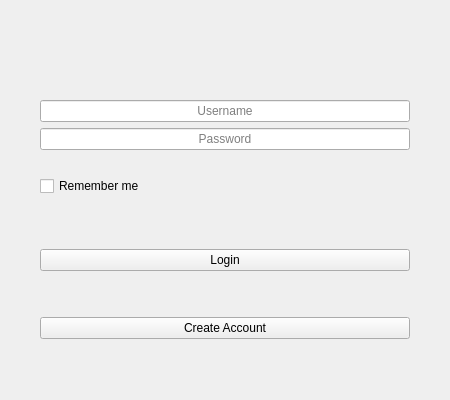
<?xml version="1.0" encoding="UTF-8"?>
<ui version="4.0">
 <class>LoginWidget</class>
 <widget class="QWidget" name="LoginWidget">
  <property name="geometry">
   <rect>
    <x>0</x>
    <y>0</y>
    <width>450</width>
    <height>400</height>
   </rect>
  </property>
  <property name="minimumSize">
   <size>
    <width>0</width>
    <height>0</height>
   </size>
  </property>
  <property name="windowTitle">
   <string>Form</string>
  </property>
  <property name="styleSheet">
   <string notr="true"/>
  </property>
  <layout class="QGridLayout" name="gridLayout_2">
   <property name="leftMargin">
    <number>0</number>
   </property>
   <property name="topMargin">
    <number>0</number>
   </property>
   <property name="rightMargin">
    <number>0</number>
   </property>
   <property name="bottomMargin">
    <number>0</number>
   </property>
   <item row="3" column="0">
    <layout class="QGridLayout" name="gridLayout_3">
     <item row="0" column="2">
      <spacer name="horizontalSpacer_4">
       <property name="orientation">
        <enum>Qt::Horizontal</enum>
       </property>
       <property name="sizeType">
        <enum>QSizePolicy::Ignored</enum>
       </property>
       <property name="sizeHint" stdset="0">
        <size>
         <width>40</width>
         <height>20</height>
        </size>
       </property>
      </spacer>
     </item>
     <item row="0" column="1">
      <widget class="QPushButton" name="m_login_btn">
       <property name="sizePolicy">
        <sizepolicy hsizetype="Expanding" vsizetype="Fixed">
         <horstretch>0</horstretch>
         <verstretch>0</verstretch>
        </sizepolicy>
       </property>
       <property name="text">
        <string>Login</string>
       </property>
      </widget>
     </item>
     <item row="0" column="0">
      <spacer name="horizontalSpacer_3">
       <property name="orientation">
        <enum>Qt::Horizontal</enum>
       </property>
       <property name="sizeType">
        <enum>QSizePolicy::Ignored</enum>
       </property>
       <property name="sizeHint" stdset="0">
        <size>
         <width>40</width>
         <height>20</height>
        </size>
       </property>
      </spacer>
     </item>
     <item row="2" column="1">
      <widget class="QPushButton" name="m_createAccount_btn">
       <property name="text">
        <string>Create Account</string>
       </property>
      </widget>
     </item>
     <item row="1" column="1">
      <spacer name="verticalSpacer_2">
       <property name="orientation">
        <enum>Qt::Vertical</enum>
       </property>
       <property name="sizeType">
        <enum>QSizePolicy::Fixed</enum>
       </property>
       <property name="sizeHint" stdset="0">
        <size>
         <width>20</width>
         <height>40</height>
        </size>
       </property>
      </spacer>
     </item>
    </layout>
   </item>
   <item row="2" column="0">
    <spacer name="verticalSpacer_4">
     <property name="orientation">
      <enum>Qt::Vertical</enum>
     </property>
     <property name="sizeType">
      <enum>QSizePolicy::Fixed</enum>
     </property>
     <property name="sizeHint" stdset="0">
      <size>
       <width>20</width>
       <height>47</height>
      </size>
     </property>
    </spacer>
   </item>
   <item row="1" column="0">
    <layout class="QGridLayout" name="gridLayout">
     <item row="3" column="1">
      <widget class="QCheckBox" name="m_rememberMe_checkBox">
       <property name="text">
        <string>Remember me</string>
       </property>
      </widget>
     </item>
     <item row="1" column="1">
      <widget class="QLineEdit" name="m_password_lineEdit">
       <property name="maximumSize">
        <size>
         <width>16777215</width>
         <height>16777215</height>
        </size>
       </property>
       <property name="contextMenuPolicy">
        <enum>Qt::NoContextMenu</enum>
       </property>
       <property name="text">
        <string/>
       </property>
       <property name="echoMode">
        <enum>QLineEdit::Password</enum>
       </property>
       <property name="alignment">
        <set>Qt::AlignCenter</set>
       </property>
       <property name="placeholderText">
        <string>Password</string>
       </property>
      </widget>
     </item>
     <item row="0" column="2" rowspan="2">
      <spacer name="horizontalSpacer_6">
       <property name="orientation">
        <enum>Qt::Horizontal</enum>
       </property>
       <property name="sizeType">
        <enum>QSizePolicy::Preferred</enum>
       </property>
       <property name="sizeHint" stdset="0">
        <size>
         <width>40</width>
         <height>20</height>
        </size>
       </property>
      </spacer>
     </item>
     <item row="0" column="1">
      <widget class="QLineEdit" name="m_username_lineEdit">
       <property name="contextMenuPolicy">
        <enum>Qt::NoContextMenu</enum>
       </property>
       <property name="text">
        <string/>
       </property>
       <property name="alignment">
        <set>Qt::AlignCenter</set>
       </property>
       <property name="placeholderText">
        <string>Username</string>
       </property>
      </widget>
     </item>
     <item row="0" column="0" rowspan="2">
      <spacer name="horizontalSpacer_5">
       <property name="orientation">
        <enum>Qt::Horizontal</enum>
       </property>
       <property name="sizeType">
        <enum>QSizePolicy::Preferred</enum>
       </property>
       <property name="sizeHint" stdset="0">
        <size>
         <width>40</width>
         <height>20</height>
        </size>
       </property>
      </spacer>
     </item>
     <item row="2" column="1">
      <widget class="QLabel" name="m_information_lbl">
       <property name="text">
        <string/>
       </property>
       <property name="error" stdset="0">
        <bool>true</bool>
       </property>
      </widget>
     </item>
    </layout>
   </item>
   <item row="0" column="0">
    <spacer name="verticalSpacer_3">
     <property name="orientation">
      <enum>Qt::Vertical</enum>
     </property>
     <property name="sizeType">
      <enum>QSizePolicy::Fixed</enum>
     </property>
     <property name="sizeHint" stdset="0">
      <size>
       <width>20</width>
       <height>100</height>
      </size>
     </property>
    </spacer>
   </item>
   <item row="5" column="0">
    <spacer name="verticalSpacer">
     <property name="orientation">
      <enum>Qt::Vertical</enum>
     </property>
     <property name="sizeHint" stdset="0">
      <size>
       <width>20</width>
       <height>40</height>
      </size>
     </property>
    </spacer>
   </item>
  </layout>
 </widget>
 <tabstops>
  <tabstop>m_username_lineEdit</tabstop>
  <tabstop>m_password_lineEdit</tabstop>
  <tabstop>m_rememberMe_checkBox</tabstop>
  <tabstop>m_login_btn</tabstop>
  <tabstop>m_createAccount_btn</tabstop>
 </tabstops>
 <resources/>
 <connections/>
</ui>
